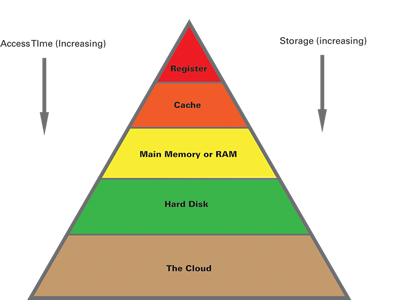
#> input picture week1/img/memory_pyramid.png, 400 x 300 px, given in place of Mona_Lisa.jpg, which was not available
$ jupyter execute --allow-errors lab4.ipynb   (shell and % lines are left out)   (text cells are left out)
#> lines starting #> are read from the running program, lines starting #| are printed output that depends on the picture; pictures that were not available may be replaced by others from this repository, and a replacement may not be noted
[cell 1]
import numpy as np

from primePy import primes

matrix1 = np.zeros((3,3,3))
range_start = int(input("Enter the range start: "))
#> the answer given: 3
range_end = int(input("Enter the range end: "))
#> the answer given: 3
#> (the rest of this cell did not finish here and is left out)

[cell 2]
import numpy as np
m_nan = np.array([[1, 0, 3],
                [0, 5, 6],
                [7, 8, 0]], dtype=float)
m_nan[m_nan==0] = np.nan
print(m_nan)

[cell 3]
import numpy as np

arr = np.array([[True,  False, True],
                [False, False, True],
                [True,  True,  True]])

print("Array:\n", arr)
print("any():", arr.any())
print("all():", arr.all())
print("\n--- By rows (axis=1) ---")
print("any:", arr.any(axis=1))
print("all:", arr.all(axis=1))
print("\n--- By columns (axis=0) ---")
print("any:", arr.any(axis=0))
print("all:", arr.all(axis=0))

[cell 4]
import random
import numpy as np

arr1 = np.random.randint(0,100,(4,4))
arr2 = np.random.randint(0,100,(4,4))
arr2[arr2<=50]=0
arr2[arr2>50]=1
arr1 = np.where(arr2,arr1,0)
print(arr1)
print(arr2)

[cell 5]
import numpy as np


arr =np.random.randint(0,100,(5,5))
print("Mean:   ", arr.mean(axis=1))
print("Median: ", np.median(arr, axis=1))
print("Std:    ", np.std(arr, axis=1))
print("Var:    ", np.var(arr, axis=1))

[cell 6]
import numpy as np
m1 =np.array([[1, 2, 3],[10, 2, 30],[5, 20, 10]])
print("Axis 0: ",np.amax(m1,axis=1)-np.amin(m1,axis=1))
print("Axis 1: ",np.amax(m1,axis=0)-np.amin(m1,axis=0))

[cell 7]
import numpy as np
arr = np.random.randint(0,100,(7,7))
subset = []
for i in range(arr.shape[0]-4):
    for j in range(arr.shape[1]-4):
        subset.append(arr[i:i+5,j:j+5])
print("Total sub sets: ",len(subset))

[cell 8]
import numpy as np

def delete_duplicates(arr, work_axis):
    unique_elements, indices = np.unique(arr, axis=work_axis, return_index=True)
    order = np.argsort(indices)
    indices= indices[order]
    return np.take(arr,indices, axis=work_axis)
test = np.random.randint(0,100,(5,5))
test = np.vstack([test,test[2,:]])
test = np.hstack([test,test[:,:1]])
test3d = np.random.randint(0, 100, (2, 3, 4))
test3d = np.concatenate([test3d, test3d[0:1, :, :]], axis=0)
test3d = np.concatenate([test3d, test3d[:, :, 1:2]], axis=2)


print(test)
print("axe 0")
print(delete_duplicates(test,0))
print("axe 1")
print(delete_duplicates(test,1))
print("axe 3")
print(test3d)
print(delete_duplicates(test3d,2))

[cell 9]
import numpy as np

A = np.array([
    [ 3, -2,  1,  4],
    [ 1,  0,  2, -1],
    [ 5,  1, -1,  2],
    [ 2,  3,  4,  1]
], dtype=float)
b = np.array([
    [15],
    [ 7],
    [ 8],
    [14]
    ], dtype=float)
x = np.linalg.solve(A, b)
print(f"x1={x[0]}, x2={x[1]}, x3={x[2]}, x4={x[3]}" )
A_inv = np.linalg.inv(A)
print(f"Inverse matrix =\n{A_inv}")
print("Transpose A.T:\n", A.T)
det = np.linalg.det(A)
print("Determinant:", det)
inv_solv = np.dot(A_inv,b)
print(f"x1={inv_solv[0]}, x2={inv_solv[1]}, x3={inv_solv[2]}, x4={inv_solv[3]}")
#Rank
Ab = np.hstack((A, b))
rankA = np.linalg.matrix_rank(A)
rankAb = np.linalg.matrix_rank(Ab)
n = A.shape[1]
print("rank(A)  =", rankA)
print("rank([A|b]) =", rankAb)
print("variables =", n)
if rankA == rankAb == n:
    print("One solution")
elif rankA == rankAb < n:
    print("Infinitinve solution")
elif rankA < rankAb:
    print("No solution")

[cell 10]
import csv
import random
import json
import numpy as np

#> (the rest of this cell did not finish here and is left out)

[cell 11]
from PIL import Image
lisa_img = Image.open('/content/sample_data/Mona_Lisa.jpg')
#> lisa_img is the input picture: PIL image 400x300 RGBA; mean R, G, B, A 217, 214.3, 185.9, 98.8
lisa_arr = np.asarray(lisa_img).copy()
lisa_arr.shape
flip = lisa_arr[:,::-1,:]
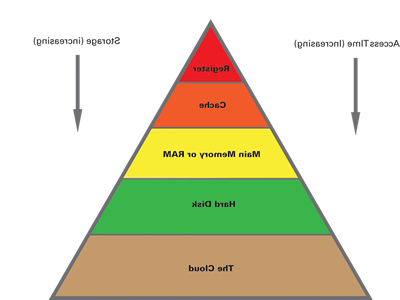
#> flip: shape (300, 400, 4); mean R, G, B, A 217, 214.3, 185.9, 98.8; transparent parts drawn white
transp_arr = np.transpose(lisa_arr, (1, 0, 2))
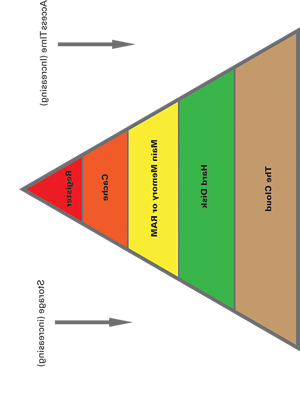
#> transp_arr: shape (400, 300, 4); mean R, G, B, A 217, 214.3, 185.9, 98.8; transparent parts drawn white
filter_r = lisa_arr[:,:,0]
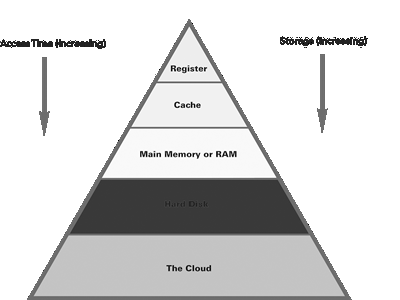
#> filter_r: shape (300, 400); min 0, max 255, mean 217
filter_g = lisa_arr[:,:,1]
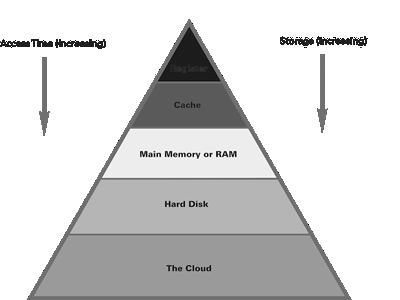
#> filter_g: shape (300, 400); min 0, max 255, mean 214.3
filter_b = lisa_arr[:,:,2]
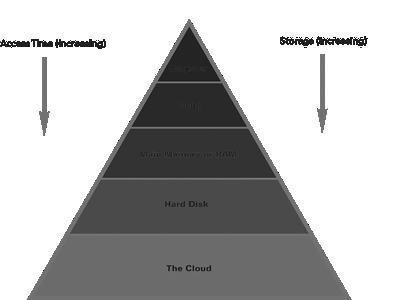
#> filter_b: shape (300, 400); min 0, max 255, mean 185.9
lisa_face = lisa_arr[100:200,130:220,:]
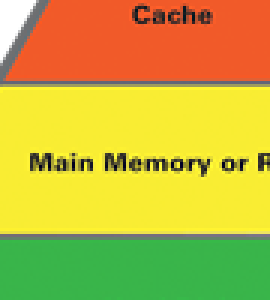
#> lisa_face: shape (100, 90, 4) (shown 3 times larger); mean R, G, B, A 194.7, 179.2, 59.1, 250.8; transparent parts drawn white
#The average method simply averages the values: (R + G + B) / 3.
grey_avarage = np.average(lisa_arr, axis=2).astype(np.uint8)
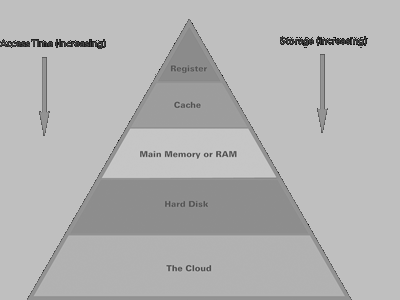
#> grey_avarage: shape (300, 400); min 0, max 207, mean 178.7
#The luminosity method. The formula for luminosity is 0.21 R + 0.72 G + 0.07 B.
grey_luminosity = (lisa_arr[:,:,0] * 0.21 + lisa_arr[:,:,1] * 0.72 + lisa_arr[:,:,2]*0.07).astype(np.uint8)
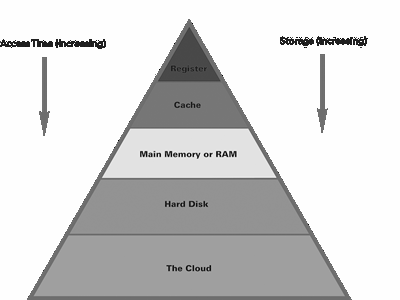
#> grey_luminosity: shape (300, 400); min 0, max 254, mean 212.1
#The lightness (max(R, G, B) + min(R, G, B)) / 2.
grey_lightness = ((np.max(lisa_arr, axis=2).astype(np.uint16) + np.min(lisa_arr, axis=2).astype(np.uint16)) / 2).astype(np.uint8)
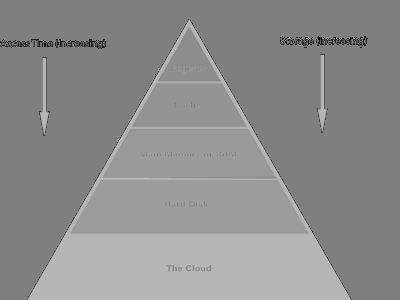
#> grey_lightness: shape (300, 400); min 0, max 190, mean 141
#
Image.fromarray(grey_lightness)
